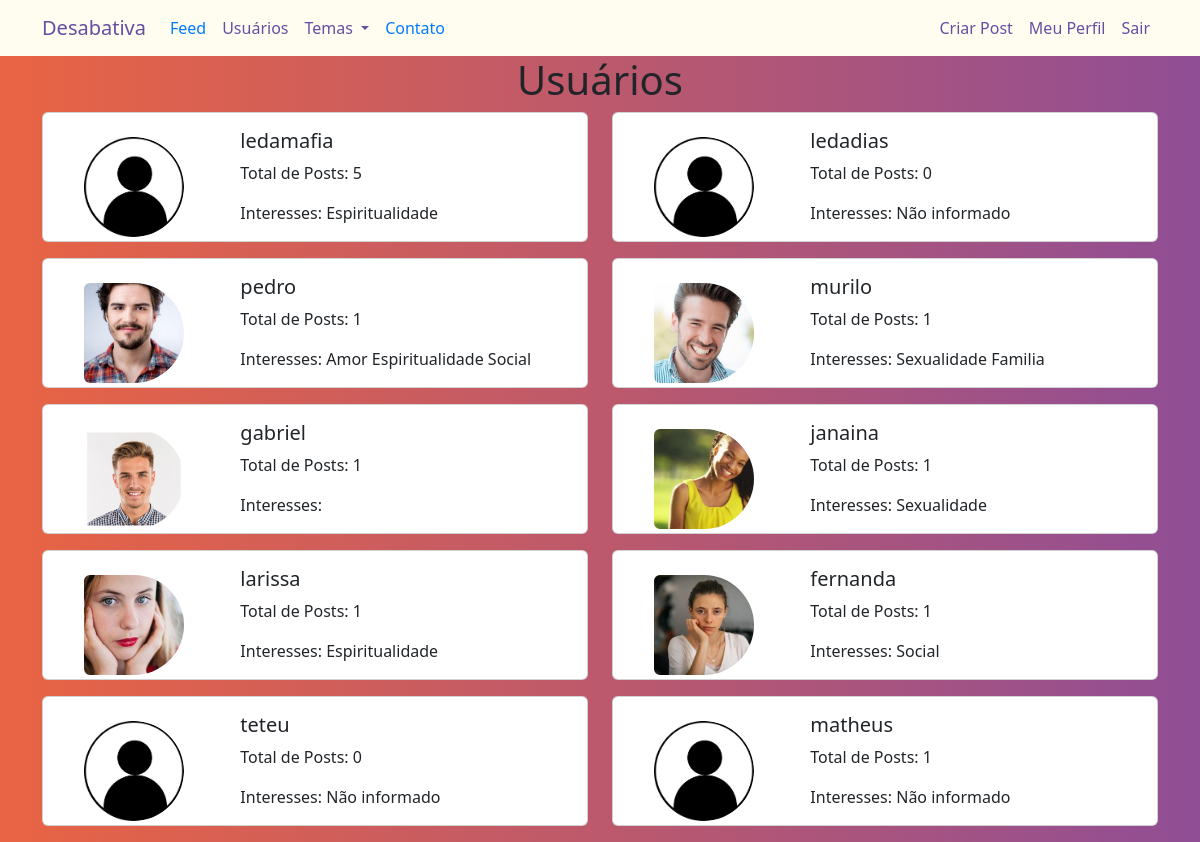
The app's page /usuarios (signed in) with its own data.
### blog/models.py (models this page shows)
class Usuario(db.Model, UserMixin):
    __tablename__ = 'usuario'
    id = db.Column(db.Integer, primary_key=True)
    username = db.Column(db.String(100), unique=True, nullable=False)
    email = db.Column(db.String(100), unique=True, nullable=False)
    senha = db.Column(db.String(100), nullable=False)
    posts = db.relationship('Post', backref='autor', lazy=True)
    foto_perfil = db.Column(db.String, default='default.jpg')  # Caminho para a foto de perfil
    temas = db.Column(db.String, nullable=False, default='Não informado')
    def contar_post(self):
        return len(self.posts)

### blog/routes.py (the view)
@app.route("/usuarios")
@login_required
def usuarios():
    lista_usuarios = Usuario.query.all()
    foto_perfil = url_for('static', filename='fotos_perfil/{}'.format(current_user.foto_perfil))
    return render_template('usuarios.html', lista_usuarios=lista_usuarios, foto_perfil=foto_perfil, temas_disponiveis=temas_disponiveis)

### blog/models.py (called while the page is built)
@login_manager.user_loader
def load_usuario(id_usuario):
    return Usuario.query.get(int(id_usuario))

### blog/templates/usuarios.html
{% extends 'base.html' %}
{% block body %}
<div class="container">
    <div style="text-align: center">
        <h1>Usuários</h1>
    </div>
    <div class="row">
        {% for usuario in lista_usuarios %}
        <div class="col-md-6">
            <div class="card mb-3">
                <div class="row g-0">
                    <div class="col-md-4"><br>
                        <div class="profile-picture d-flex align-items-center justify-content-center">
                            <img src="{{ url_for('static', filename='fotos_perfil/' + usuario.foto_perfil) }}" alt="Foto de Perfil" class="img-fluid rounded-start">
                        </div>
                    </div>
                    <div class="col-md-8 d-flex align-items-center">
                        <div class="card-body">
                            <h5 class="card-title">{{ usuario.username }}</h5>
                            <p class="card-text">Total de Posts: {{ usuario.contar_post() }}</p>
                            <p class="card-text">Interesses: {{ usuario.temas.replace(';', ' ') }}</p>
                        </div>
                    </div>
                </div>
            </div>
        </div>
        {% endfor %}
    </div>
</div>
{% endblock %}

### blog/static/main.css (style rules this page uses)
body { background: #654ea3; background: linear-gradient(to right, #e96443, #904e95); min-height: 100vh; overflow-x:hidden; }

### blog/templates/base.html (style rules this page uses)
body { background: linear-gradient(to right, #c9c693, #d9d5a2, #e9e5b1, #f9f5c0, #fffd0); min-height: 100vh; overflow-x:hidden; }
.profile-picture img { width: 100px; height: 100px; object-fit: cover; border-radius: 50%; }

### records on screen
Usuario: foto_perfil (placeholder picture), username "ledamafia", contar_post "5", temas.replace "Espiritualidade"
Usuario: foto_perfil (placeholder picture), username "ledadias", contar_post "0", temas.replace "Não informado"
Usuario: foto_perfil (picture), username "pedro", contar_post "1", temas.replace "Amor Espiritualidade Social"
Usuario: foto_perfil (picture), username "murilo", contar_post "1", temas.replace "Sexualidade Familia"
Usuario: foto_perfil (picture), username "gabriel", contar_post "1"
Usuario: foto_perfil (picture), username "janaina", contar_post "1", temas.replace "Sexualidade"
Usuario: foto_perfil (picture), username "larissa", contar_post "1", temas.replace "Espiritualidade"
Usuario: foto_perfil (picture), username "fernanda", contar_post "1", temas.replace "Social"
Usuario: foto_perfil (placeholder picture), username "teteu", contar_post "0", temas.replace "Não informado"
Usuario: foto_perfil (placeholder picture), username "matheus", contar_post "1", temas.replace "Não informado"
